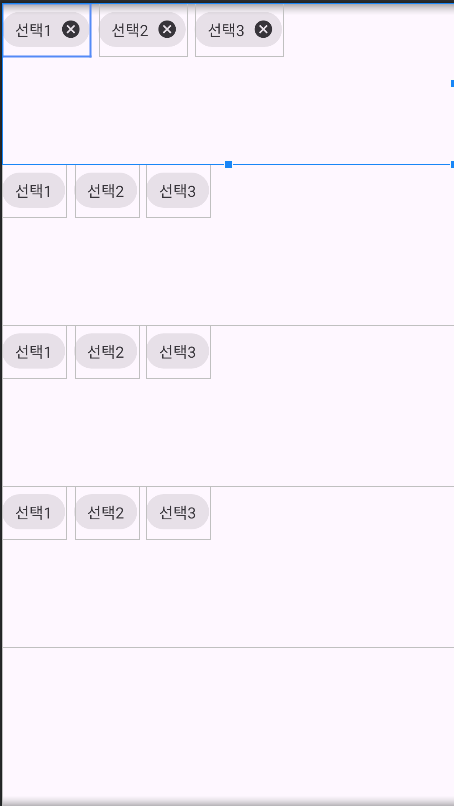
#> input picture 0516/3주차01.PNG, 454 x 806 px
$ python -i cv.py   (imports and definitions only)
#> lines starting #> are read from the running program, lines starting #| are printed output that depends on the picture
#> further down, picture is the input picture: shape (806, 454, 3); mean B, G, R 249.1, 240.9, 247.2
import cv2
import numpy as np
def enhancement(img):
    # 작성 할 부분 (GT 이미지 사용시 0점)
    # 1. 화이트 밸런스
    result = cv2.cvtColor(img, cv2.COLOR_BGR2YCrCb)
#> result: shape (806, 454, 3); mean of channels 0, 1, 2 243.7, 130.6, 131.2
    y_channel, cr_channel, cb_channel = cv2.split(result)

    # Y 채널의 히스토그램 평활화
    y_channel = cv2.equalizeHist(y_channel)
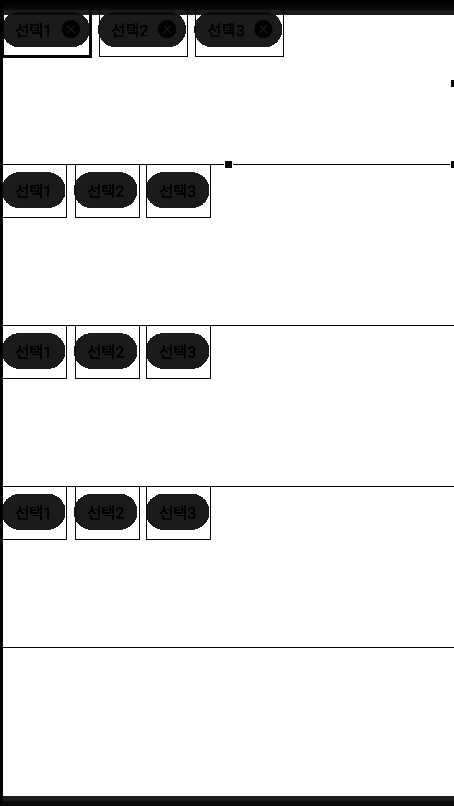
#> y_channel: shape (806, 454); min 0, max 255, mean 226.9

    # 색상 채널을 다시 합침
    result = cv2.merge((y_channel, cr_channel, cb_channel))
#> result: shape (806, 454, 3); mean of channels 0, 1, 2 226.9, 130.6, 131.2
    result = cv2.cvtColor(result, cv2.COLOR_YCrCb2BGR)

    # 2. 대비 향상 (CLAHE)
    lab = cv2.cvtColor(result, cv2.COLOR_BGR2LAB)
#> lab: shape (806, 454, 3); mean of channels 0, 1, 2 225, 130.3, 126.5
    l_channel, a_channel, b_channel = cv2.split(lab)

    # CLAHE를 사용하여 L 채널을 평활화
    clahe = cv2.createCLAHE(clipLimit=0.1, tileGridSize=(13, 13))  # clipLimit 조정
    cl = clahe.apply(l_channel)

    # 다시 합침
    lab = cv2.merge((cl, a_channel, b_channel))
#> lab: shape (806, 454, 3); mean of channels 0, 1, 2 225.3, 130.3, 126.5
    result = cv2.cvtColor(lab, cv2.COLOR_LAB2BGR)

    # 3. 색상 보정
    result = cv2.cvtColor(result, cv2.COLOR_BGR2HSV)
#> result: shape (806, 454, 3); mean H, S, V 147.5, 12.4, 228.2
    h_channel, s_channel, v_channel = cv2.split(result)
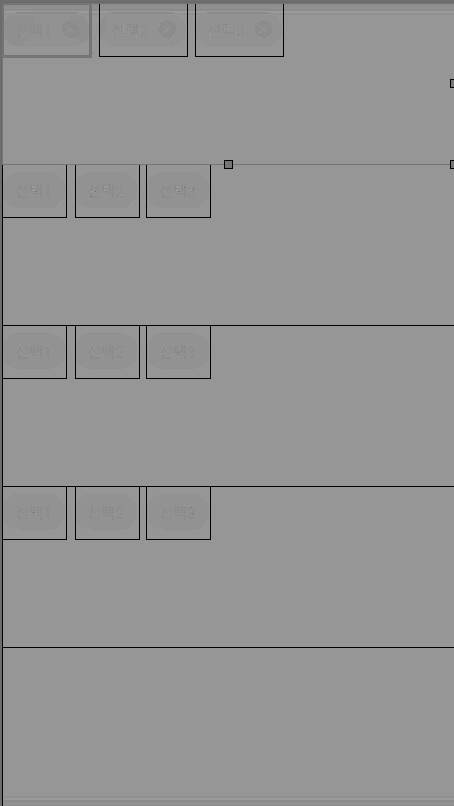
#> h_channel: shape (806, 454); min 0, max 160, mean 147.5
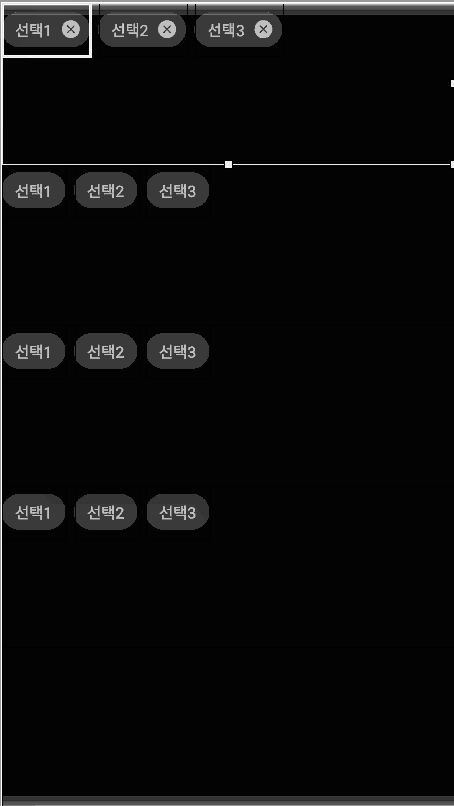
#> s_channel: shape (806, 454); min 0, max 255, mean 12.4

    # V 채널의 히스토그램 평활화
    v_channel = cv2.equalizeHist(v_channel)
    result = cv2.merge((h_channel, s_channel, v_channel))
#> result: shape (806, 454, 3); mean H, S, V 147.5, 12.4, 226.8
    result = cv2.cvtColor(result, cv2.COLOR_HSV2BGR)


    # 다른 채널 강조 (예: 파란색과 빨간색을 조금 강조)
    b, g, r = cv2.split(result)

    # 초록색 채널 줄이기
    g = (g * 0.77).astype(np.uint8)
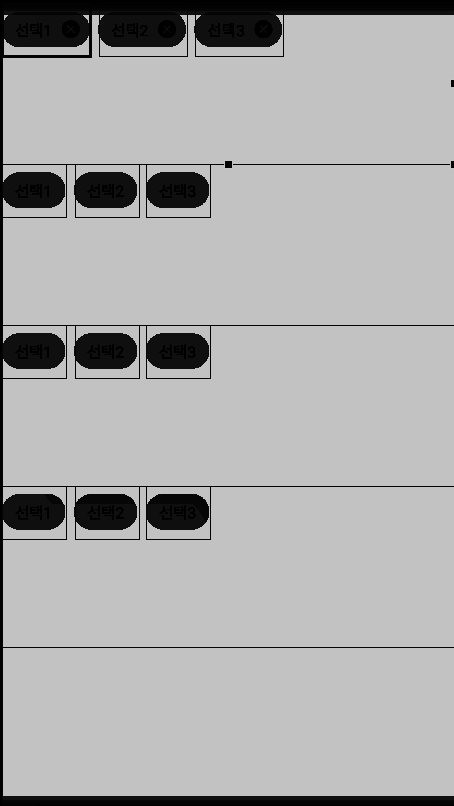
#> g: shape (806, 454); min 0, max 196, mean 172
    b = (b * 0.65).astype(np.uint8)
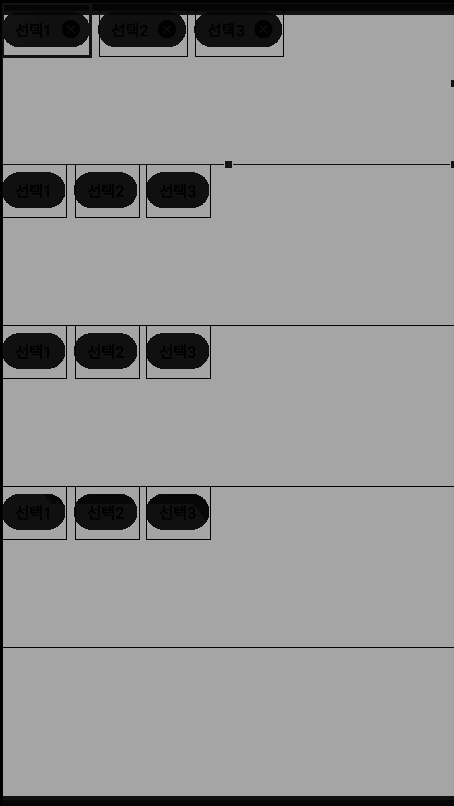
#> b: shape (806, 454); min 0, max 165, mean 146.7
    r = (r * 0.85).astype(np.uint8)

    # 채널 재결합
    result = cv2.merge((b, g, r))
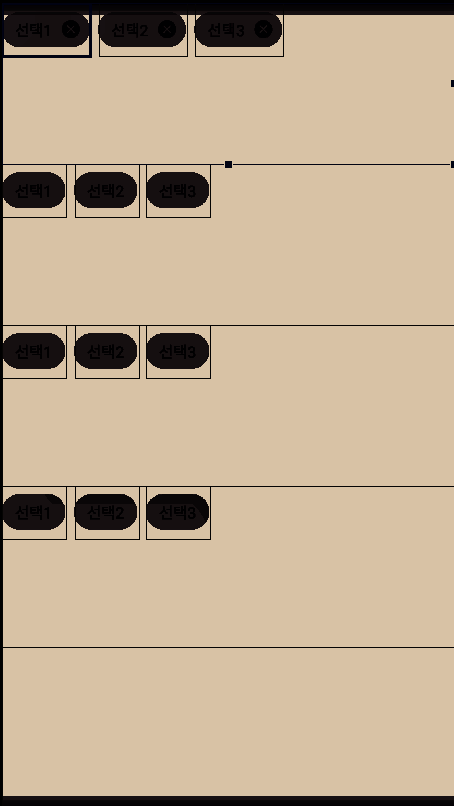
#> result: shape (806, 454, 3); mean B, G, R 146.7, 172, 191.9
    result = cv2.cvtColor(result, cv2.COLOR_BGR2HLS)
#> result: shape (806, 454, 3); mean of channels 0, 1, 2 31.6, 169.7, 97

    # 채도 증가
    result[..., 2] = np.clip(result[..., 2] * 0.45, 0, 255)
#> result: shape (806, 454, 3); mean of channels 0, 1, 2 31.6, 169.7, 43.2

    # 다시 RGB로 변환
    result = cv2.cvtColor(result, cv2.COLOR_HLS2BGR)


     # 5. 색상 강도 조정 (Gamma Correction)
    gamma = 1.55  # 감마 조정값
    inv_gamma = 1.0 / gamma
    table = np.array([(i / 255.0) ** inv_gamma * 255 for i in range(256)]).astype("uint8")
    result = cv2.LUT(result, table)
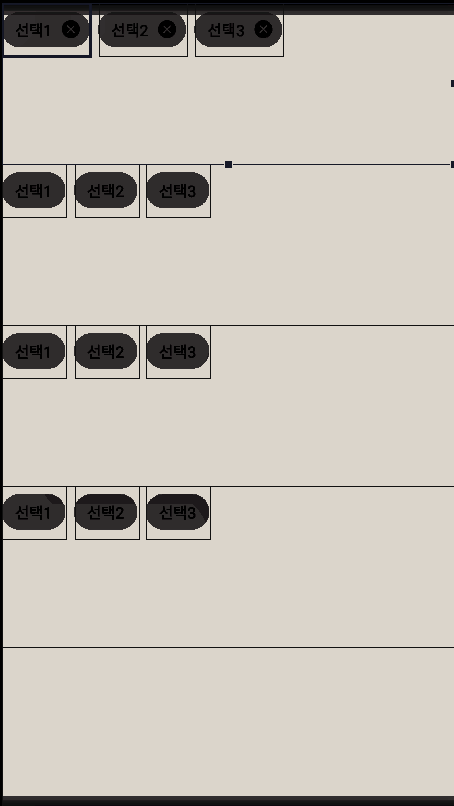
#> result: shape (806, 454, 3); mean B, G, R 182.6, 191.3, 196.8

    g = 0.8
    result = result.copy()
    result = result.astype(np.float32)
    result = (result/ 255) ** g * 255
    result = result.astype(np.uint8)

    # 4. 노이즈 감소 (가우시안 블러 사용)
    result = cv2.GaussianBlur(result, (3, 3), 0.5)  # 커널 크기 조정
    result = cv2.addWeighted(result, 1.5, result, -0.5, 1)

    return result


# 0.8649 점

>>> import cv2
>>> picture = cv2.imread('0516/3주차01.PNG')
>>> result = enhancement(picture)
